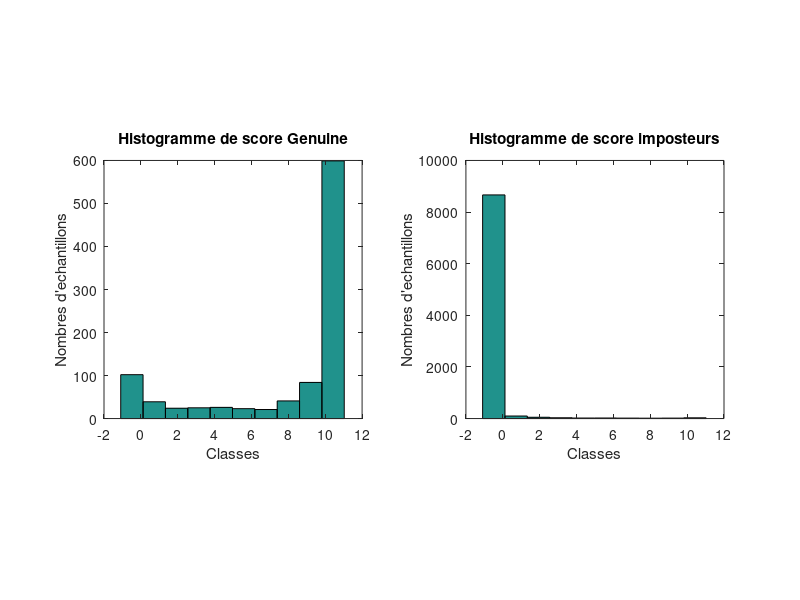
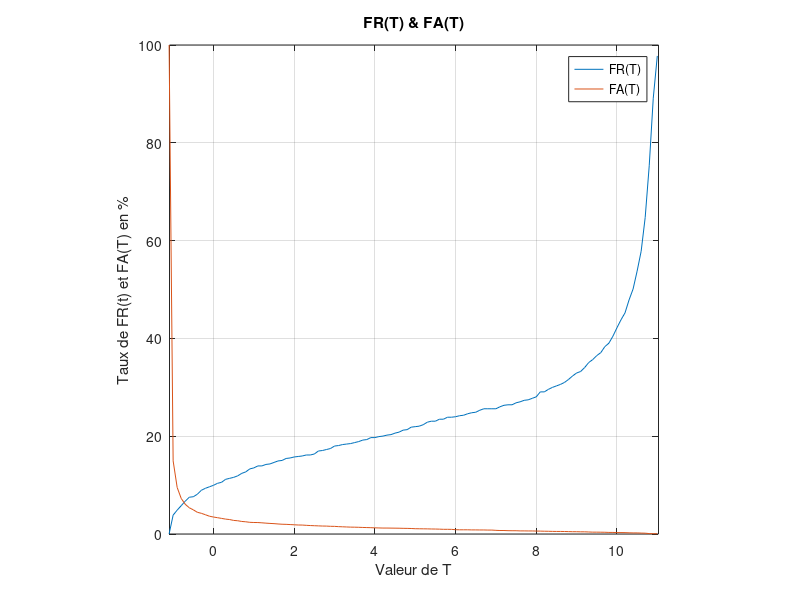
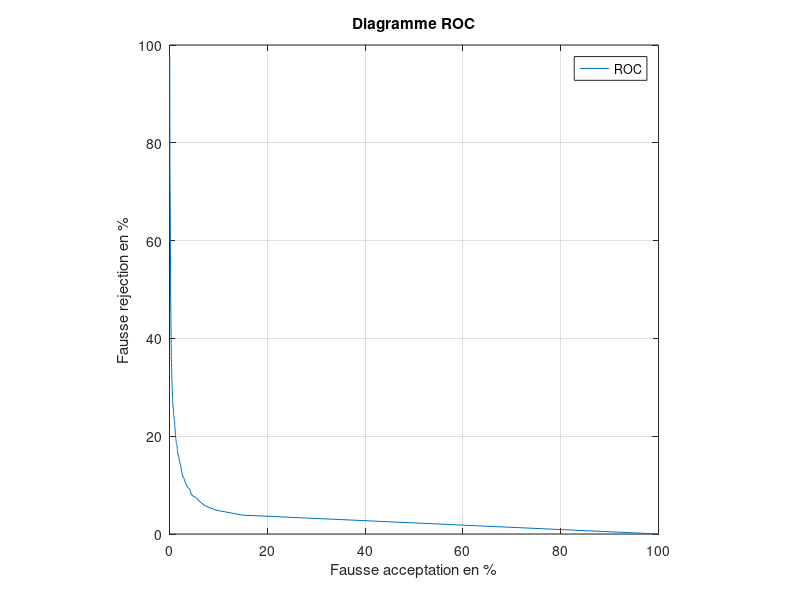
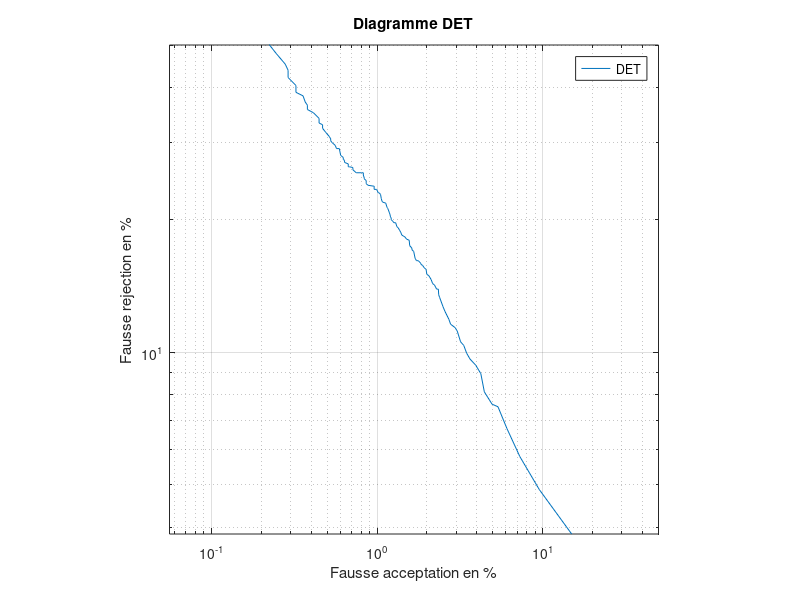

Source code (MATLAB) for these figures, in order:
clear;home;close all ;
format short g;
rng('default');



% Ouverture des 2 fichiers de données
user = fopen('TP01-1-genuine.txt');
impost = fopen('TP01-1-impostures.txt');

% Lecture des données
[user_score,user_score_count] = fscanf(user,'%f\r\n');
[imp_score,imp_score_count] = fscanf(impost,'%f\r\n');


% Données qui peuvent être utiles
min_score_user = min(user_score);
max_score_user = max(user_score);

min_score_imp = min(imp_score);
max_score_imp = max(imp_score);

% Creation de l'histogramme
figure(1);
subplot(1,2,1);
hist(user_score);
axis square;
title('Histogramme de score Genuine');
xlabel('Classes');
ylabel('Nombres d''echantillons');


subplot(1,2,2);
hist(imp_score);
axis square;
title('Histogramme de score imposteurs');
xlabel('Classes');
ylabel('Nombres d''echantillons');



% Comptage de fausse rejection(FR)
FR_Array = 0:((max_score_user+1.1)/0.1);

% Comptage de fausse acceptation(FA)
FA_Array = 0:((max_score_user+1.1)/0.1);

ind = 0;


for T = -1.1:0.1:max_score_user
    
    FR = 0;
    FA = 0;
    
    ind= ind + 1;
    for u = 1:user_score_count
  
        if(user_score(u) <= T)
            FR = FR + 1 ;
        end
    end 

    for imp = 1:imp_score_count
  
        if(imp_score(imp) > T)
            FA = FA + 1 ;
        end
    end 

    FR_Array(ind) = (FR/user_score_count)*100
    FA_Array(ind) = (FA/imp_score_count)*100
    
end

% Tacage du graphique FA/FR
figure(2);
plot(-1.1:0.1:max_score_user,FR_Array,-1.1:0.1:max_score_user,FA_Array);
axis square;
axis([-1.09 11.03 0 100]);
grid on;
title('FR(T) & FA(T)');
xlabel('Valeur de T');
ylabel('Taux de FR(t) et FA(T) en %');
legend('FR(T)','FA(T)');

% Tacage du graphique ROC
figure(3);
plot(FA_Array,FR_Array);
axis square;
grid on;
title('Diagramme ROC');
xlabel('Fausse acceptation en %');
ylabel('Fausse rejection en %');
legend('ROC');

% Tacage du graphique DET
figure(4);
loglog(FA_Array,FR_Array);
axis square;
axis([0 50 0 50]);
grid on;
title('Diagramme DET');
xlabel('Fausse acceptation en %');
ylabel('Fausse rejection en %');
legend('DET');

